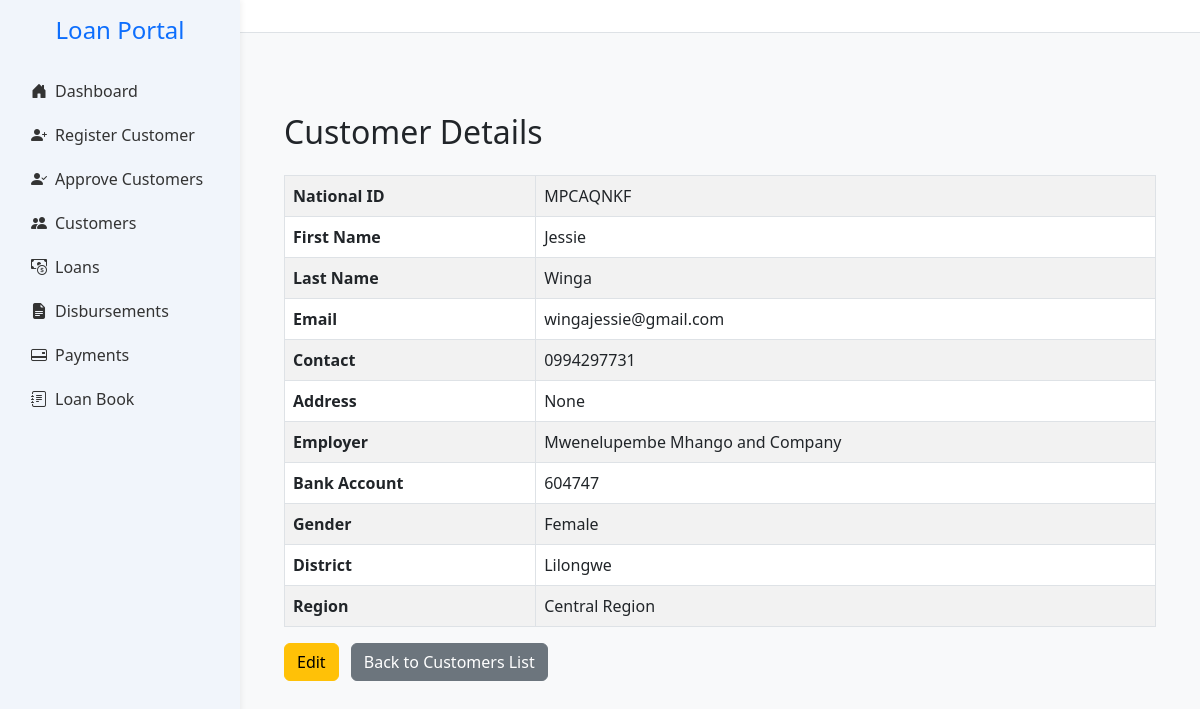
/customer/1, run on an earlier commit of the app's database.
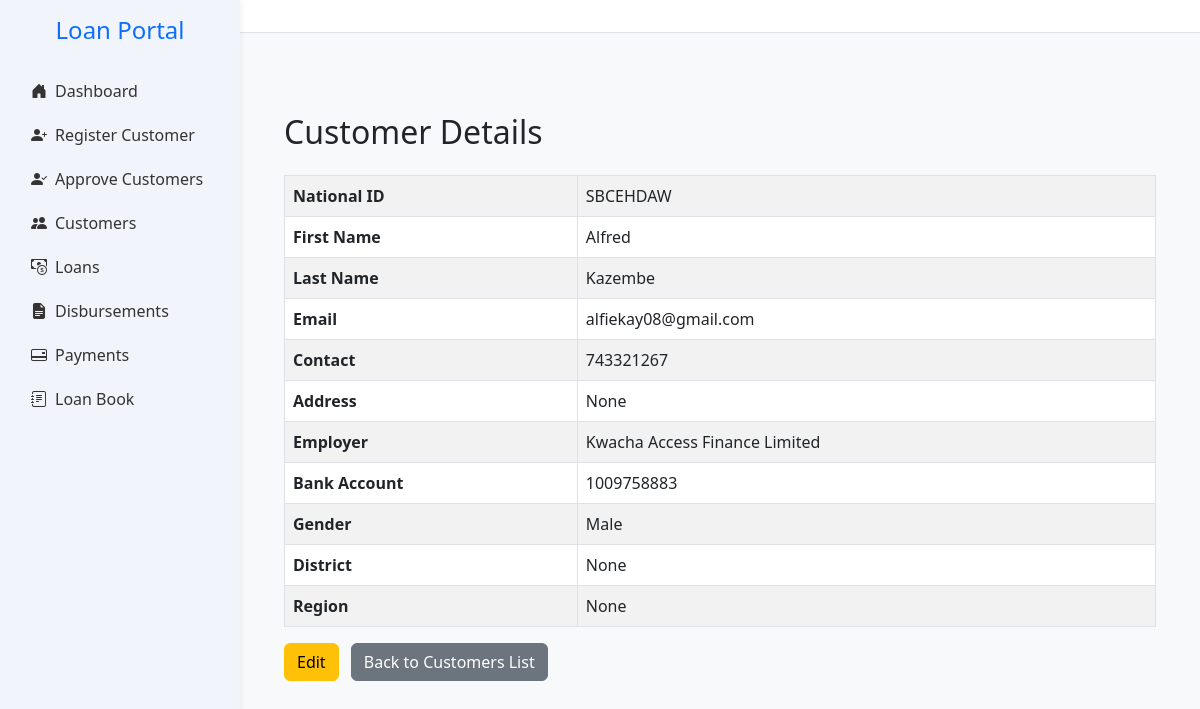
And on a later commit of the database.
### app.py (models this page shows, shortened)
class Customer(db.Model):
    __tablename__ = 'customers'
    id = db.Column(db.Integer, primary_key=True)
    national_id = db.Column(db.String(20), unique=True, nullable=False)
    first_name = db.Column(db.String(100), nullable=False)
    last_name = db.Column(db.String(100), nullable=False)
    gender = db.Column(db.String(10))
    dob = db.Column(db.String(20))
    title = db.Column(db.String(20))
    email = db.Column(db.String(100), nullable=False)
    contact = db.Column(db.String(20))
    address = db.Column(db.String(255))
    next_of_kin_name = db.Column(db.String(20),nullable=False)
    next_of_kin_relationship = db.Column(db.String(20),nullable=False)
    next_of_kin_contact = db.Column(db.String(20))
    employer = db.Column(db.String(100), nullable=False)
    job_title = db.Column(db.String(100))
    salary = db.Column(db.Float)
    service_length = db.Column(db.String(50))
    bank_name = db.Column(db.String(100))
    bank_account = db.Column(db.String(20), nullable=False)
    salary_deposited = db.Column(db.String(10))
    district = db.Column(db.String(100))
    region = db.Column(db.String(100))
    amount_requested = db.Column(db.Float)
    status = db.Column(db.String(20), default='pending')
    is_approved_for_creation = db.Column(db.Boolean, default=False)
    maker_id = db.Column(db.Integer, nullable=False)
    checker_id = db.Column(db.Integer)
    is_approved_for_deletion = db.Column(db.Boolean, default=False)
    file_number = db.Column(db.String(20))
    created_at = db.Column(db.DateTime, default=datetime.utcnow)
    loans = db.relationship('LoanApplication', back_populates='customer')

### app.py (the view)
@app.route('/customer/<int:customer_id>')
def view_customer(customer_id):
    customer = Customer.query.get_or_404(customer_id)
    return render_template('view_customer.html', customer=customer)

### templates/view_customer.html (shortened to what this page needs)
<!DOCTYPE html>
<html lang="en">
<head>
    <link rel="stylesheet" href="https://stackpath.bootstrapcdn.com/bootstrap/4.5.2/css/bootstrap.min.css">
</head>
<body>
    {% extends 'base.html' %}
    {% block content %}
    <div class="container mt-5">
        <h2 class="mb-4">Customer Details</h2>
        <table class="table table-striped table-bordered">
            <tr><th>National ID</th><td>{{ customer.national_id }}</td></tr>
            <tr><th>First Name</th><td>{{ customer.first_name }}</td></tr>
            <tr><th>Last Name</th><td>{{ customer.last_name }}</td></tr>
            <tr><th>Email</th><td>{{ customer.email }}</td></tr>
            <tr><th>Contact</th><td>{{ customer.contact }}</td></tr>
            <tr><th>Address</th><td>{{ customer.address }}</td></tr>
            <tr><th>Employer</th><td>{{ customer.employer }}</td></tr>
            <tr><th>Bank Account</th><td>{{ customer.bank_account }}</td></tr>
            <tr><th>Gender</th><td>{{ customer.gender }}</td></tr>
            <tr><th>District</th><td>{{ customer.district }}</td></tr>
            <tr><th>Region</th><td>{{ customer.region }}</td></tr>
        </table>
        <a href="{{ url_for('edit_customer', customer_id=customer.id) }}" class="btn btn-warning">Edit</a>
        <a href="{{ url_for('customers') }}" class="btn btn-secondary ml-2">Back to Customers List</a>
    </div>
    {% endblock %}

What changed in the data, as far as the page shows it:
changed Customer "None": national_id "MPCAQNKF" → "SBCEHDAW"; first_name "Jessie" → "Alfred"; last_name "Winga" → "Kazembe"; email "wingajessie@gmail.com" → "alfiekay08@gmail.com"; contact "0994297731" → "743321267"; employer "Mwenelupembe Mhango and Company" → "Kwacha Access Finance Limited"; bank_account "604747" → "1009758883"; gender "Female" → "Male"; district "Lilongwe" → "None"; region "Central Region" → "None"
